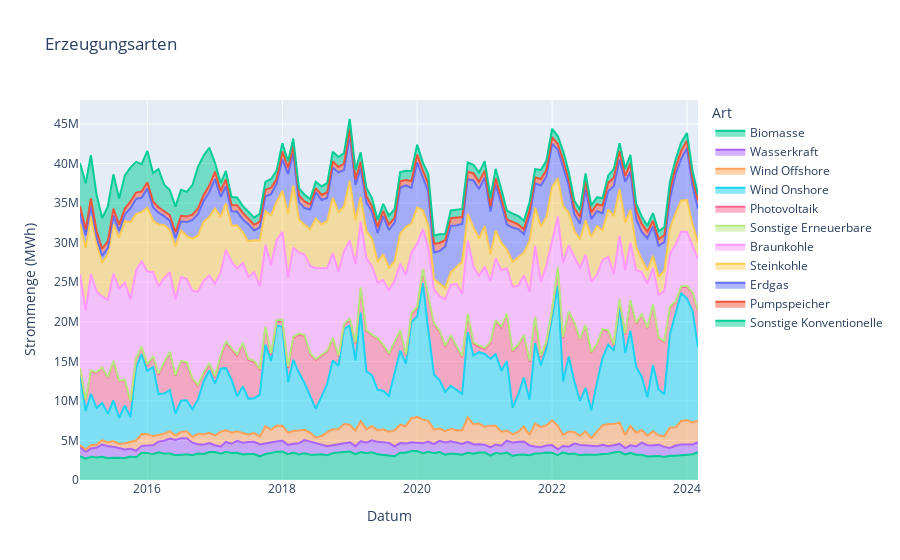

Write notebook code for a chart like this one.
### Markdown cell above
# 2. Realisierte Erzeugung (Aufgeschlüsselt)

### Code cell
combined_2015_2024 = pd.read_csv("Data/SMARD/combined_2015_2024.csv")

import plotly.express as px

# Convert 'Datum' to datetime
combined_2015_2024['Datum'] = pd.to_datetime(combined_2015_2024['Datum'], format='%d.%m.%Y')

# Define colors for the lines
colors = {'Gesamt Erzeugung': 'green', 'Realisierter Stromverbrauch': 'red'}

fig = px.area(combined_2015_2024, x='Datum', y=['Biomasse','Wasserkraft','Wind Offshore','Wind Onshore','Photovoltaik','Sonstige Erneuerbare','Braunkohle','Steinkohle','Erdgas','Pumpspeicher','Sonstige Konventionelle'], 
              title='Erzeugungsarten',
              labels={'value': 'Strommenge (MWh) ', 'variable': 'Art ', 'Datum': 'Datum '},
              hover_data={'Datum': '|%B %Y'},
              color_discrete_map=colors)

fig.show()
